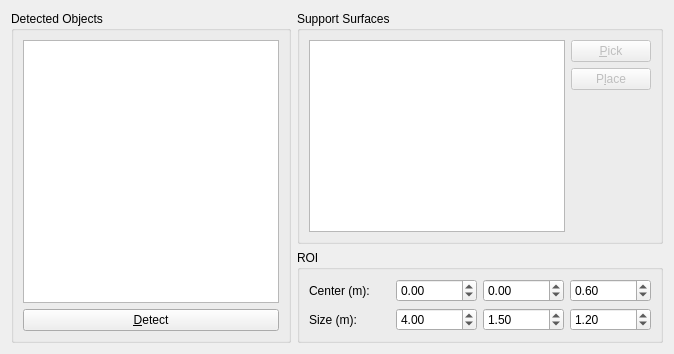
     <widget class="QWidget" name="manipulation">
      <attribute name="title">
       <string>Manipulation</string>
      </attribute>
      <layout class="QGridLayout" name="gridLayout_13">
       <item row="0" column="0" rowspan="2">
        <widget class="QGroupBox" name="groupBox_13">
         <property name="title">
          <string>Detected Objects</string>
         </property>
         <layout class="QVBoxLayout" name="verticalLayout_8">
          <item>
           <widget class="QListWidget" name="detected_objects_list"/>
          </item>
          <item>
           <widget class="QPushButton" name="detect_objects_button">
            <property name="text">
             <string>&amp;Detect</string>
            </property>
           </widget>
          </item>
         </layout>
        </widget>
       </item>
       <item row="0" column="1">
        <widget class="QGroupBox" name="groupBox_14">
         <property name="title">
          <string>Support Surfaces</string>
         </property>
         <layout class="QGridLayout" name="gridLayout_12">
          <item row="1" column="1">
           <widget class="QPushButton" name="place_button">
            <property name="enabled">
             <bool>false</bool>
            </property>
            <property name="text">
             <string>P&amp;lace</string>
            </property>
           </widget>
          </item>
          <item row="2" column="1">
           <spacer name="verticalSpacer_9">
            <property name="orientation">
             <enum>Qt::Orientation::Vertical</enum>
            </property>
            <property name="sizeHint" stdset="0">
             <size>
              <width>20</width>
              <height>40</height>
             </size>
            </property>
           </spacer>
          </item>
          <item row="0" column="1">
           <widget class="QPushButton" name="pick_button">
            <property name="enabled">
             <bool>false</bool>
            </property>
            <property name="text">
             <string>&amp;Pick</string>
            </property>
           </widget>
          </item>
          <item row="0" column="0" rowspan="3">
           <widget class="QListWidget" name="support_surfaces_list"/>
          </item>
         </layout>
        </widget>
       </item>
       <item row="1" column="1">
        <widget class="QGroupBox" name="groupBox_7">
         <property name="title">
          <string>ROI</string>
         </property>
         <layout class="QGridLayout" name="gridLayout_14">
          <item row="0" column="2">
           <widget class="QDoubleSpinBox" name="roi_center_y">
            <property name="sizePolicy">
             <sizepolicy hsizetype="Preferred" vsizetype="Fixed">
              <horstretch>0</horstretch>
              <verstretch>0</verstretch>
             </sizepolicy>
            </property>
            <property name="minimumSize">
             <size>
              <width>40</width>
              <height>0</height>
             </size>
            </property>
            <property name="minimum">
             <double>-99.000000000000000</double>
            </property>
            <property name="singleStep">
             <double>0.010000000000000</double>
            </property>
           </widget>
          </item>
          <item row="1" column="1">
           <widget class="QDoubleSpinBox" name="roi_size_x">
            <property name="sizePolicy">
             <sizepolicy hsizetype="Preferred" vsizetype="Fixed">
              <horstretch>0</horstretch>
              <verstretch>0</verstretch>
             </sizepolicy>
            </property>
            <property name="minimumSize">
             <size>
              <width>40</width>
              <height>0</height>
             </size>
            </property>
            <property name="singleStep">
             <double>0.010000000000000</double>
            </property>
            <property name="value">
             <double>4.000000000000000</double>
            </property>
           </widget>
          </item>
          <item row="1" column="3">
           <widget class="QDoubleSpinBox" name="roi_size_z">
            <property name="sizePolicy">
             <sizepolicy hsizetype="Preferred" vsizetype="Fixed">
              <horstretch>0</horstretch>
              <verstretch>0</verstretch>
             </sizepolicy>
            </property>
            <property name="minimumSize">
             <size>
              <width>40</width>
              <height>0</height>
             </size>
            </property>
            <property name="singleStep">
             <double>0.010000000000000</double>
            </property>
            <property name="value">
             <double>1.200000000000000</double>
            </property>
           </widget>
          </item>
          <item row="1" column="2">
           <widget class="QDoubleSpinBox" name="roi_size_y">
            <property name="sizePolicy">
             <sizepolicy hsizetype="Preferred" vsizetype="Fixed">
              <horstretch>0</horstretch>
              <verstretch>0</verstretch>
             </sizepolicy>
            </property>
            <property name="minimumSize">
             <size>
              <width>40</width>
              <height>0</height>
             </size>
            </property>
            <property name="singleStep">
             <double>0.010000000000000</double>
            </property>
            <property name="value">
             <double>1.500000000000000</double>
            </property>
           </widget>
          </item>
          <item row="1" column="0">
           <widget class="QLabel" name="label_14">
            <property name="text">
             <string>Size (m): </string>
            </property>
           </widget>
          </item>
          <item row="0" column="1">
           <widget class="QDoubleSpinBox" name="roi_center_x">
            <property name="sizePolicy">
             <sizepolicy hsizetype="Preferred" vsizetype="Fixed">
              <horstretch>0</horstretch>
              <verstretch>0</verstretch>
             </sizepolicy>
            </property>
            <property name="minimumSize">
             <size>
              <width>40</width>
              <height>0</height>
             </size>
            </property>
            <property name="minimum">
             <double>-99.000000000000000</double>
            </property>
            <property name="singleStep">
             <double>0.010000000000000</double>
            </property>
           </widget>
          </item>
          <item row="0" column="0">
           <widget class="QLabel" name="label_12">
            <property name="text">
             <string>Center (m): </string>
            </property>
           </widget>
          </item>
          <item row="0" column="3">
           <widget class="QDoubleSpinBox" name="roi_center_z">
            <property name="sizePolicy">
             <sizepolicy hsizetype="Preferred" vsizetype="Fixed">
              <horstretch>0</horstretch>
              <verstretch>0</verstretch>
             </sizepolicy>
            </property>
            <property name="minimumSize">
             <size>
              <width>40</width>
              <height>0</height>
             </size>
            </property>
            <property name="minimum">
             <double>-99.000000000000000</double>
            </property>
            <property name="singleStep">
             <double>0.010000000000000</double>
            </property>
            <property name="value">
             <double>0.600000000000000</double>
            </property>
           </widget>
          </item>
         </layout>
        </widget>
       </item>
      </layout>
     </widget>
